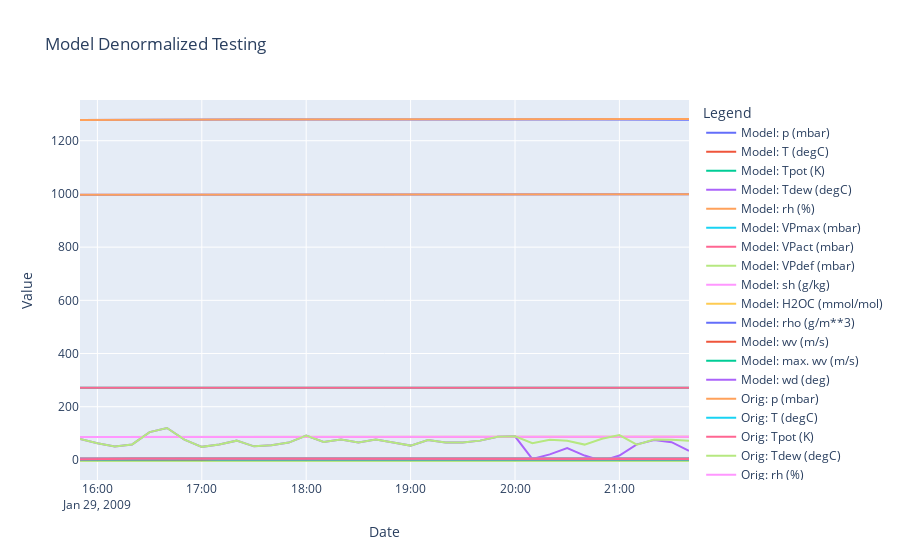

Notebook code for this chart:
### Markdown cell above
# Denormalization Checks

### Code cell
# We should be able to take any slice of the coilnormed timeseries and reproduce
start_index = 4126
length = 36
end_index = start_index + length
df_test_slice = df_test.iloc[start_index:end_index,:]
coilnormed_df_test_slice = coilnormer.normalize(df_test_slice, fit_change=False)
initial_value_slice = df_test.iloc[start_index,:]

# Generate and segment the time series
series = coilnormed_df_test_slice.values

series_x = series[:-1,]

# Convert to tensors
segments_tensor_x = torch.tensor(series_x, dtype=torch.float).unsqueeze(0)

# Prepare inputs and targets
X = segments_tensor_x.to("cuda")


states = []
# Select the batch we want to make predictions for
batch = 0

# After what step do we want the coil to start making its own predictions?
prediction_step = 24

# Grab starting state tensor
state_tensor = X[:,0,:]

# How many steps do we want to run the coil overall?
max_steps = length - 1

states.append(state_tensor[batch,:])
batch_size = X.shape[0]
transition_tensor = torch.softmax(torch.zeros(batch_size, n_features, n_features), dim = 1).to("cuda")
for step_state in range(1,max_steps):
    state_tensor, transition_tensor = model.step_coil(state_tensor, transition_tensor)
    if step_state <= prediction_step:
        state_tensor = X[:,step_state,:]
    states.append(state_tensor[batch,:])
    
# Move state dynamics to CPU
data = [row.to('cpu').detach().numpy() for row in states]

for index, dat_in in enumerate(data):
    coilnormed_df_test_slice.iloc[index,:] = dat_in
    
denormed_slice = coilnormer.denormalize(coilnormed_df_test_slice,initial_value_slice)


# Sample data creation
df1 = denormed_slice
df2 = df_test_slice

# Plotting
fig = go.Figure()

# Add traces for the first dataframe
for column in df1.columns:
    fig.add_trace(go.Scatter(x=df2.index, y=df1[column], mode='lines', name=f'Model: {column}'))

# Add traces for the second dataframe
for column in df2.columns:
    fig.add_trace(go.Scatter(x=df2.index, y=df2[column], mode='lines', name=f'Orig: {column}'))

# Update layout
fig.update_layout(title='Model Denormalized Testing',
                  xaxis_title='Date',
                  yaxis_title='Value',
                  legend_title='Legend',
                  hovermode='x unified')

# Show the plot
fig.show()
